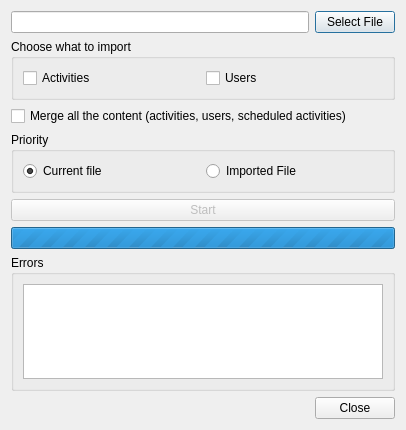
<?xml version="1.0" encoding="UTF-8"?>
<ui version="4.0">
 <class>ImportDlg</class>
 <widget class="QDialog" name="ImportDlg">
  <property name="windowModality">
   <enum>Qt::WindowModality::WindowModal</enum>
  </property>
  <property name="geometry">
   <rect>
    <x>0</x>
    <y>0</y>
    <width>406</width>
    <height>430</height>
   </rect>
  </property>
  <property name="minimumSize">
   <size>
    <width>406</width>
    <height>430</height>
   </size>
  </property>
  <property name="windowTitle">
   <string>Import Schedule File Data</string>
  </property>
  <layout class="QVBoxLayout" name="verticalLayout">
   <item>
    <layout class="QHBoxLayout" name="horizontalLayout_3">
     <item>
      <widget class="QLineEdit" name="fileTxt"/>
     </item>
     <item>
      <widget class="QPushButton" name="fileBtn">
       <property name="text">
        <string>Select File</string>
       </property>
      </widget>
     </item>
    </layout>
   </item>
   <item>
    <widget class="QGroupBox" name="optionsGrp">
     <property name="title">
      <string>Choose what to import</string>
     </property>
     <layout class="QHBoxLayout" name="horizontalLayout">
      <item>
       <widget class="QCheckBox" name="activitiesCbx">
        <property name="text">
         <string>Activities</string>
        </property>
       </widget>
      </item>
      <item>
       <widget class="QCheckBox" name="usersCbx">
        <property name="text">
         <string>Users</string>
        </property>
       </widget>
      </item>
     </layout>
    </widget>
   </item>
   <item>
    <widget class="QCheckBox" name="mergeCbx">
     <property name="text">
      <string>Merge all the content (activities, users, scheduled activities)</string>
     </property>
    </widget>
   </item>
   <item>
    <layout class="QFormLayout" name="formLayout"/>
   </item>
   <item>
    <widget class="QGroupBox" name="groupBox_2">
     <property name="title">
      <string>Priority</string>
     </property>
     <layout class="QHBoxLayout" name="horizontalLayout_2">
      <item>
       <widget class="QRadioButton" name="currentRBtn">
        <property name="text">
         <string>Current file</string>
        </property>
        <property name="checked">
         <bool>true</bool>
        </property>
       </widget>
      </item>
      <item>
       <widget class="QRadioButton" name="importedRBtn">
        <property name="text">
         <string>Imported File</string>
        </property>
       </widget>
      </item>
     </layout>
    </widget>
   </item>
   <item>
    <spacer name="verticalSpacer">
     <property name="orientation">
      <enum>Qt::Orientation::Vertical</enum>
     </property>
     <property name="sizeHint" stdset="0">
      <size>
       <width>20</width>
       <height>40</height>
      </size>
     </property>
    </spacer>
   </item>
   <item>
    <widget class="QPushButton" name="importBtn">
     <property name="enabled">
      <bool>false</bool>
     </property>
     <property name="text">
      <string>Start</string>
     </property>
    </widget>
   </item>
   <item>
    <widget class="QProgressBar" name="progressBar">
     <property name="maximum">
      <number>0</number>
     </property>
     <property name="value">
      <number>-1</number>
     </property>
    </widget>
   </item>
   <item>
    <widget class="QGroupBox" name="errorsGrp">
     <property name="minimumSize">
      <size>
       <width>0</width>
       <height>60</height>
      </size>
     </property>
     <property name="title">
      <string>Errors</string>
     </property>
     <layout class="QVBoxLayout" name="verticalLayout_2">
      <item>
       <widget class="QPlainTextEdit" name="errorListTxt">
        <property name="minimumSize">
         <size>
          <width>0</width>
          <height>50</height>
         </size>
        </property>
        <property name="readOnly">
         <bool>true</bool>
        </property>
       </widget>
      </item>
     </layout>
    </widget>
   </item>
   <item>
    <widget class="QDialogButtonBox" name="buttonBox">
     <property name="orientation">
      <enum>Qt::Orientation::Horizontal</enum>
     </property>
     <property name="standardButtons">
      <set>QDialogButtonBox::StandardButton::Close</set>
     </property>
    </widget>
   </item>
  </layout>
 </widget>
 <resources/>
 <connections>
  <connection>
   <sender>buttonBox</sender>
   <signal>rejected()</signal>
   <receiver>ImportDlg</receiver>
   <slot>close()</slot>
   <hints>
    <hint type="sourcelabel">
     <x>202</x>
     <y>348</y>
    </hint>
    <hint type="destinationlabel">
     <x>202</x>
     <y>184</y>
    </hint>
   </hints>
  </connection>
 </connections>
</ui>
